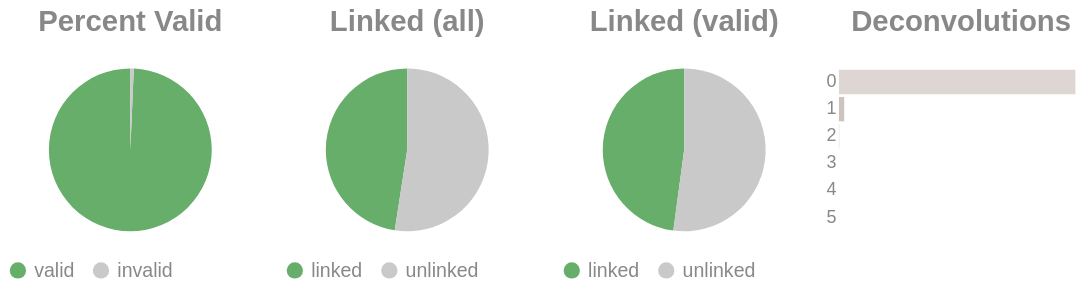

The code cell stored with this chart in its notebook:
### Code cell
if SKIPLR:
    pass
else:
    clash = Counter()
    for i in valids['molecule'].to_list():
        _mol = i.split("-")
        if len(_mol) == 1:
            clash.update('0')
        else:
            clash.update(_mol[-1])

    _d = {"deconvolutions": [], 'count': []}
    for k,v in clash.items():
        _d['deconvolutions'].append(k)
        _d['count'].append(v)

    tot_valid = valids['reads'].sum()
    mask = valids['reads'] >= 2
    n_linked_reads = valids.filter(mask)['reads'].sum()
    if n_linked_reads == 0:
        print_html("No linked molecules (>=2 reads) were detected; skipping linked-only distributions.")
        SKIPLR = True
    else:
        perc_valid = round(tot_valid / n_reads, 4)
        linked_perc_abs = round(n_linked_reads / n_reads, 4)
        linked_perc = round(n_linked_reads / tot_valid, 4)

    _valid = pl.DataFrame({"valids": ['valid', 'invalid'], "count": [tot_valid, n_reads - tot_valid]})
    _linked_abs = pl.DataFrame({"linked (absolute)": ['linked', 'unlinked'], "count": [n_linked_reads, n_reads - n_linked_reads]})
    _linked_rel = pl.DataFrame({"linked (valids)": ['linked', 'unlinked'], "count": [n_linked_reads, tot_valid - n_linked_reads]})

    (
        alt.hconcat(
            piechart(_valid, goodval = 'valid', title = "Percent Valid"),
            piechart(_linked_abs, goodval = "linked", title =  "Linked (all)"),
            piechart(_linked_rel, goodval = "linked", title =  "Linked (valid)"),
            convolutionbar(pl.DataFrame(_d), title = "Deconvolutions"),
            center = True,
            bounds = 'flush'
        )
        .resolve_scale(color='independent')
        .resolve_legend('independent')
        .properties(usermeta={'embedOptions': {"actions": False}})
    ).display()

### Figure 1 — Vega-Lite specification as saved in the notebook (floating-point values rounded to 4 significant figures)
{"width": "container", "height": 400, "config": {"title": {"anchor": "start", "dy": -15, "fontSize": 18, "color": "#888888", "subtitleColor": "#888888", "subtitleFontSize": 14}, "arc": {"fill": "#0072B2"}, "axis": {"domainColor": "#888888", "domainWidth": 0.5, "gridWidth": 0.2, "grid": false, "titleFontWeight": 400, "titleFontSize": 15, "labelFontSize": 11, "labelColor": "#888888", "tickColor": "#888888", "tickWidth": 0.2, "titleColor": "#888888"}, "axisBand": {"grid": false}, "axisX": {"grid": true, "tickSize": 10, "domainCap": "round"}, "axisY": {"domain": false, "grid": true, "tickSize": 0, "domainCap": "round"}, "background": "transparent", "header": {"labelFontSize": 15, "labelColor": "#888888", "titleFontSize": 15, "titleFontWeight": 600, "titleColor": "#888888"}, "legend": {"labelFont": "sans-serif", "labelFontSize": 12, "labelColor": "#888888", "symbolSize": 100, "symbolType": "circle", "titleFontSize": 12, "titlePadding": 10, "titleColor": "#888888", "title": null}, "range": {"category": ["#E69F00", "#56B4E9", "#009E73", "#F0E442", "#0072B2", "#D55E00", "#CC79A7", "#000000"], "diverging": ["#cfe8f3", "#a2d4ec", "#73bfe2", "#46abdb", "#1696d2", "#12719e"]}, "area": {"fill": "#0072B2", "fillOpacity": 0.7, "line": true, "strokeOpacity": 0.7}, "line": {"color": "#0072B2", "stroke": "#0072B2", "strokeWidth": 2}, "trail": {"color": "#0072B2", "stroke": "#0072B2", "strokeWidth": 0, "size": 1}, "point": {"filled": true, "fillOpacity": 1.0, "size": 95}, "text": {"color": "#888888", "fontSize": 11, "align": "right", "fontWeight": 400, "size": 11}, "bar": {"fill": "#0072B2", "stroke": null}, "view": {"stroke": null, "continuousWidth": 660, "continuousHeight": 400}}, "hconcat": [{"data": {"name": "data-3c65f8097940b12b2b0da23ae3d8225a"}, "mark": {"type": "arc"}, "encoding": {"color": {"field": "valids", "legend": {"orient": "bottom", "title": null}, "scale": {"domain": ["valid", "invalid"], "range": ["#68ae6b", "#C9C9C9"]}, "title": "Valids", "type": "nominal"}, "theta": {"field": "count", "type": "quantitative"}, "tooltip": [{"field": "valids", "title": "Valids", "type": "ordinal"}, {"field": "percent", "format": ".2%", "title": "Percent", "type": "quantitative"}, {"field": "count", "title": "Count", "type": "quantitative"}]}, "height": 100, "title": {"text": "Percent Valid", "align": "center", "anchor": "middle"}, "transform": [{"calculate": "datum.count / 4004522", "as": "percent"}], "width": 150}, {"data": {"name": "data-806c31fcac5f62a9de35f3c827e5a9d2"}, "mark": {"type": "arc"}, "encoding": {"color": {"field": "linked (absolute)", "legend": {"orient": "bottom", "title": null}, "scale": {"domain": ["linked", "unlinked"], "range": ["#68ae6b", "#C9C9C9"]}, "title": "Linked (Absolute)", "type": "nominal"}, "theta": {"field": "count", "type": "quantitative"}, "tooltip": [{"field": "linked (absolute)", "title": "Linked (Absolute)", "type": "ordinal"}, {"field": "percent", "format": ".2%", "title": "Percent", "type": "quantitative"}, {"field": "count", "title": "Count", "type": "quantitative"}]}, "height": 100, "title": {"text": "Linked (all)", "align": "center", "anchor": "middle"}, "transform": [{"calculate": "datum.count / 4004522", "as": "percent"}], "width": 150}, {"data": {"name": "data-383fd6d0f932a767a4653af0b349a0a0"}, "mark": {"type": "arc"}, "encoding": {"color": {"field": "linked (valids)", "legend": {"orient": "bottom", "title": null}, "scale": {"domain": ["linked", "unlinked"], "range": ["#68ae6b", "#C9C9C9"]}, "title": "Linked (Valids)", "type": "nominal"}, "theta": {"field": "count", "type": "quantitative"}, "tooltip": [{"field": "linked (valids)", "title": "Linked (Valids)", "type": "ordinal"}, {"field": "percent", "format": ".2%", "title": "Percent", "type": "quantitative"}, {"field": "count", "title": "Count", "type": "quantitative"}]}, "height": 100, "title": {"text": "Linked (valid)", "align": "center", "anchor": "middle"}, "transform": [{"calculate": "datum.count / 3977134", "as": "percent"}], "width": 150}, {"data": {"name": "data-39051fc6b34ebf0ce6a93e8a594e8fb4"}, "mark": {"type": "bar"}, "encoding": {"color": {"field": "deconvolutions", "legend": null, "scale": {"scheme": "lightgreyred"}, "type": "nominal"}, "tooltip": [{"field": "deconvolutions", "title": "Deconvolutions", "type": "ordinal"}, {"field": "percent", "format": ".2%", "title": "Percent", "type": "quantitative"}, {"field": "count", "title": "Count", "type": "quantitative"}], "x": {"axis": null, "field": "count", "type": "quantitative"}, "y": {"field": "deconvolutions", "sort": "ascending", "title": null, "type": "nominal"}}, "height": 100, "title": {"text": "Deconvolutions", "align": "center", "anchor": "middle"}, "transform": [{"calculate": "datum.count / 2773391", "as": "percent"}], "width": 150}], "bounds": "flush", "center": true, "resolve": {"legend": {"angle": "independent"}, "scale": {"color": "independent"}}, "usermeta": {"embedOptions": {"actions": false}}, "$schema": "https://vega.github.io/schema/vega-lite/v6.1.0.json", "datasets": {"data-3c65f8097940b12b2b0da23ae3d8225a": [{"valids": "valid", "count": 3977134}, {"valids": "invalid", "count": 27388}], "data-806c31fcac5f62a9de35f3c827e5a9d2": [{"linked (absolute)": "linked", "count": 1904067}, {"linked (absolute)": "unlinked", "count": 2100455}], "data-383fd6d0f932a767a4653af0b349a0a0": [{"linked (valids)": "linked", "count": 1904067}, {"linked (valids)": "unlinked", "count": 2073067}], "data-39051fc6b34ebf0ce6a93e8a594e8fb4": [{"deconvolutions": "0", "count": 2709834}, {"deconvolutions": "1", "count": 60650}, {"deconvolutions": "2", "count": 2686}, {"deconvolutions": "3", "count": 202}, {"deconvolutions": "4", "count": 16}, {"deconvolutions": "5", "count": 3}]}}
